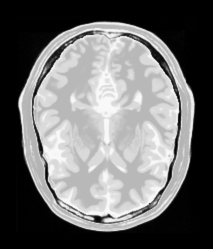
%> input picture BiSIPL_Lab9/S3_Q2_utils/pd.jpg, 213 x 249 px
$ octave BiSIPL_Lab9_Q42.m   (GNU Octave 9; MATLAB toolbox functions it lacks are replaced by stand-ins)
%> lines starting %> are read from the running program, lines starting %| are printed output that depends on the picture; in (x1, y1, x2, y2) boxes, pixels count from 0 and x2, y2 are one past the last pixel; in counts of white or black regions, pixels touching at a corner belong together; the program's own positions count from 1
% BiSPL Lab 9

% Part 4
close all
pd = im2double(imread('S3_Q2_utils/pd.jpg'));
%> pd: size 249x213x3 double; min 0, max 0.984, mean 0.428
t1 = im2double(imread('S3_Q2_utils/t1.jpg'));
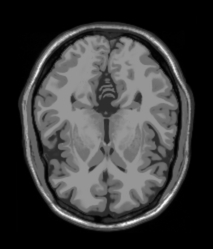
%> input picture BiSIPL_Lab9/S3_Q2_utils/t1.jpg, 213 x 249 px
%> t1: size 249x213x3 double; min 0, max 0.98, mean 0.227
t2 = im2double(imread('S3_Q2_utils/t2.jpg'));
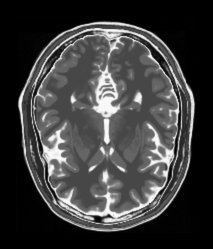
%> input picture BiSIPL_Lab9/S3_Q2_utils/t2.jpg, 213 x 249 px
%> t2: size 249x213x3 double; min 0, max 0.988, mean 0.237

data = cat(3, pd(:, :, 1), t1(:, :, 1), t2(:, :, 1));
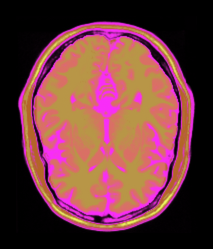
%> data: size 249x213x3 double; mean R, G, B 0.428, 0.227, 0.237
data = reshape(data, size(pd, 1)*size(pd, 2),3);

number_of_clusters = 6;
[center, U] = fcm(data, number_of_clusters);
%> center = [0.734 0.567 0.285; 0.934 0.195 0.888; 0.838 0.439 0.393; 0.00481 0.00109 0.00427; 0.847 0.285 0.626; 0.313 0.0728 0.286]

%Assigning an id to the cluster with the highest u
u_max = max(U);
for i=1:size(data,1)
    idx(i) = find(U(:,i) == u_max(i));
end
img = reshape(idx, size(pd, 1), size(pd, 2));
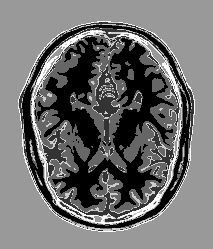
%> img: size 249x213 double; min 1, max 6, mean 3.18; drawn with min black and max white

figure('WindowState', 'maximized');
for i=1:number_of_clusters
    subplot(2, 3, i)
    ith_cluster = img;
    ith_cluster(img~=i) = 0;
    imshow(ith_cluster/i);
end
%> this loop made 6 passes
%> pass 1, `imshow(ith_cluster/i);`:
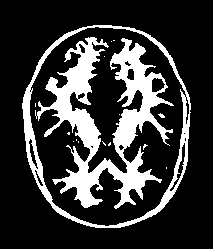
%> displayed picture: size 249x213, on the screen's scale of 0 to 255; 21.3% white; 16 white regions (13 under 20 px), largest, box (x1, y1, x2, y2) and area: (35, 37, 174, 209) 8242, (22, 25, 191, 228) 2996, (158, 113, 165, 118) 20
%> after the loop:
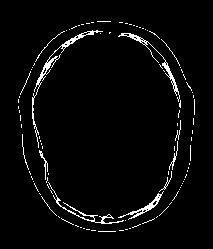
%> ith_cluster: size 249x213 double; values 0 (black) and 6 (white), 3.4% white in thin lines or dots, all inside (x1, y1, x2, y2) = (18, 21, 195, 232)
%> after the loop:
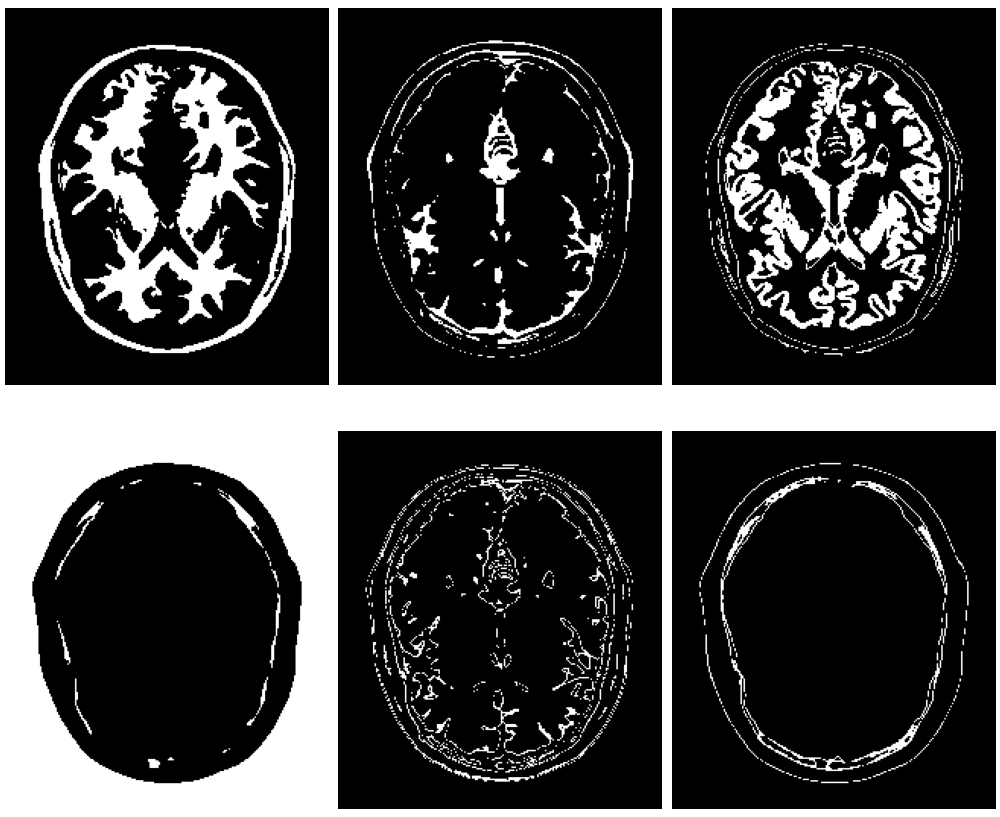
%> figure redrawn from the program's plot data, 6 panels
saveas(gcf, 'fcm.png');
